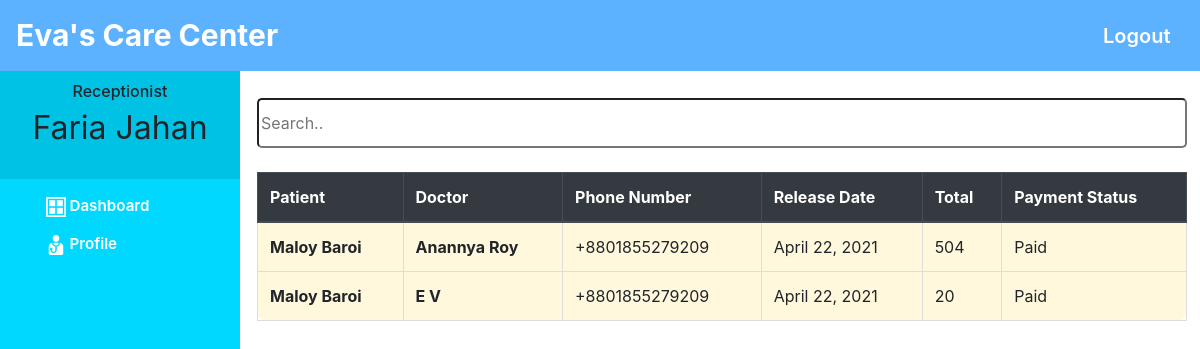
The app's page /main/receptionist-discharged-patients/ (signed in) with its own data.
### App_main/models.py (models this page shows)
class DischargeModel(models.Model):
    patient = models.CharField(max_length=100, null=False)
    assigned_Doctor = models.CharField(max_length=100, null=False)
    address = models.CharField(max_length=40)
    mobile = PhoneNumberField()
    symptoms = models.CharField(max_length=100, null=True)
    admitDate = models.DateField(null=False)
    releaseDate = models.DateField(auto_now=True)
    roomCharge = models.PositiveIntegerField(null=False)
    medicineCost = models.PositiveIntegerField(null=False)
    doctorFee = models.PositiveIntegerField(null=False)
    OtherCharge = models.PositiveIntegerField(null=False)
    TestCharge = models.PositiveIntegerField(null=True)
    total = models.PositiveIntegerField(null=False)
    paid = models.BooleanField(default=False)

### App_main/views.py (the view)
# urls.py: path('receptionist-discharged-patients/', views.receptionist_discharged_patients,
@login_required(login_url='App_login:ReceptionistLogin')
@user_passes_test(is_receptionist)
def receptionist_discharged_patients(request):
    discharged_patients = DischargeModel.objects.all()
    context = {'discharged_patients': discharged_patients}
    return render(request, 'App_main/Receptionist/receptionist_discharged_patients.html', context=context)

### App_main/views.py (called while the page is built)
def is_receptionist(user):
    return user.groups.filter(name='RECEPTIONIST').exists()

### templates/App_main/Receptionist/receptionist_discharged_patients.html (shortened to what this page needs)
{% extends 'App_main/Receptionist/receptionist_base.html' %}
{% load static %}
{% block body %}
    <div id="table_all" class="container" style="margin: 50px 2px!important; text-align: center!important;">
        <input id="myInput" type="text" placeholder="Search..">
        <br><br>
        <table class="table table-hover" style="background-color: cornsilk; border-radius: 10px;">
            <thead class="thead-dark">
            <tr>
                <th scope="col">Patient</th>
                <th scope="col">Doctor</th>
                <th scope="col">Phone Number</th>
                <th scope="col">Release Date</th>
                <th scope="col">Total</th>
                <th scope="col">Payment Status</th>
            </tr>
            </thead>
            <tbody id="myTable">
            {% for patient in discharged_patients %}
                <tr>
                    <th>{{ patient.patient }}</th>
                    <th>{{ patient.assigned_Doctor }}</th>
                    <td>{{ patient.mobile }}</td>
                    <td>{{ patient.releaseDate }}</td>
                    <td>{{ patient.total }}</td>
                    {% if patient.paid %}
                        <td>Paid</td>
                    {% else %}
                        <td>Pending
                            <a href="{% url 'App_main:ReceptionistDownloadBill' pk=patient.id %}" class="btn btn-success">Discharge</a>
                        </td>
                    {% endif %}
                </tr>
            {% endfor %}
            </tbody>
        </table>
    </div>
{% endblock %}

### templates/App_main/Receptionist/receptionist_base.html (shortened to what this page needs)
<!doctype html>
<html lang="en">
<head>
    {% load static %}
    <link rel="stylesheet" href="https://stackpath.bootstrapcdn.com/bootstrap/4.3.1/css/bootstrap.min.css">
    <link rel="stylesheet" href="https://maxcdn.bootstrapcdn.com/font-awesome/4.7.0/css/font-awesome.min.css">
    <link rel="stylesheet" href="{% static 'css/admin_home.css' %}">
    <link rel="stylesheet" href="{% static 'css/card.css' %}">
</head>
<body>
<nav class="menu" tabindex="0">
    <header class="avatar">
        <br><br>
        <h6>Receptionist</h6>
        <h2>{{ request.user.first_name }} {{ request.user.last_name }}</h2>
    </header>
    <ul>
        <li tabindex="0">
            <img src="{% static 'images/icons/dashboard.png' %}" style="width: 20px; height: 20px;">
            <a style="color:white; text-decoration:none;" href="{% url 'App_main:ReceptionistHome' %}"><span>Dashboard</span></a>
        </li>
        <li tabindex="0">
            <img src="{% static 'images/icons/doctor.png' %}" style="width: 20px; height: 20px;">
            <a style="color:white; text-decoration:none;" href="{% url 'App_main:ReceptionistProfileView' %}">
                <span>Profile</span>
            </a>
        </li>
    </ul>
</nav>
<main>
    <div class="bs-example">
        <nav class="navbar navbar-expand-md  navbar-dark fixed-top" style="background:#5db2ff;">
            <a href="{% url 'App_main:ReceptionistHome' %}" class="navbar-brand"
               style="font-size: 30px; font-weight: 700">Eva's Care Center</a>
            <div class="collapse navbar-collapse justify-content-between" id="navbarCollapse">
                <div class="navbar-nav" style=" margin-left: 90%;">
                    <a href="{% url 'App_login:logout' %}" class="nav-item nav-link"
                       style="color: white!important; font-size: 20px; font-weight: 600;">
                        Logout
                    </a>
                </div>
            </div>
        </nav>
    </div>
    <br><br>
    {% block body %}{% endblock %}
</main>
</body>
</html>

### static/css/admin_home.css (style rules this page uses)
body { padding-left: 240px; }
main { position: relative; height: 100vh; }
.menu { background: #5bc995; height: 100vh; width: 240px; position: fixed; top: 0px; left: 0; z-index: 5; outline: none; }
.menu .avatar { background: rgba(0, 0, 0, 0.1); padding: 2em 0.5em; text-align: center; }
.menu .avatar h2 { font-weight: normal; margin-bottom: 0; }
.menu ul { list-style: none; padding: 0.5em 0; margin: 0; }
.menu ul li { padding: 0.5em 1em 0.5em 3em; font-size: 0.95em; font-weight: 400; background-repeat: no-repeat; background-position: left 15px center; background-size: auto 20px; transition: all 0.15s linear; cursor: pointer; }

### templates/App_main/Receptionist/receptionist_base.html (style rules this page uses)
a:link { text-decoration: none; }
a { color: white; }
body { padding-left: 240px; }
main { position: relative; height: 100vh; }
.menu { background: #00d8ff; height: 100vh; width: 240px; position: fixed; top: 0px; left: 0; z-index: 5; outline: none; }
.menu .avatar { background: rgba(0, 0, 0, 0.1); padding: 2em 0.5em; text-align: center; }
.menu .avatar h2 { font-weight: normal; margin-bottom: 0; }
.menu ul { list-style: none; padding: 0.5em 0; margin: 0; }
.menu ul li { padding: 0.5em 1em 0.5em 3em; font-size: 0.95em; font-weight: 600; background-repeat: no-repeat; background-position: left 15px center; background-size: auto 20px; transition: all 0.15s linear; cursor: pointer; }

### templates/App_main/Receptionist/receptionist_discharged_patients.html (style rules this page uses)
#myInput { width: 100%; height: 50px; border-radius: 5px; }
table { border-collapse: collapse; }
td, th { border: 1px solid #dddddd; text-align: left; padding: 8px; }

### records on screen
DischargeModel: patient "Maloy Baroi", assigned_Doctor "Anannya Roy", mobile "+8801855279209", releaseDate "April 22, 2021", total "504", paid "Paid"
DischargeModel: patient "Maloy Baroi", assigned_Doctor "E V", mobile "+8801855279209", releaseDate "April 22, 2021", total "20", paid "Paid"

### other values on screen
{{ request.user.first_name }} "Faria"
{{ request.user.last_name }} "Jahan"
